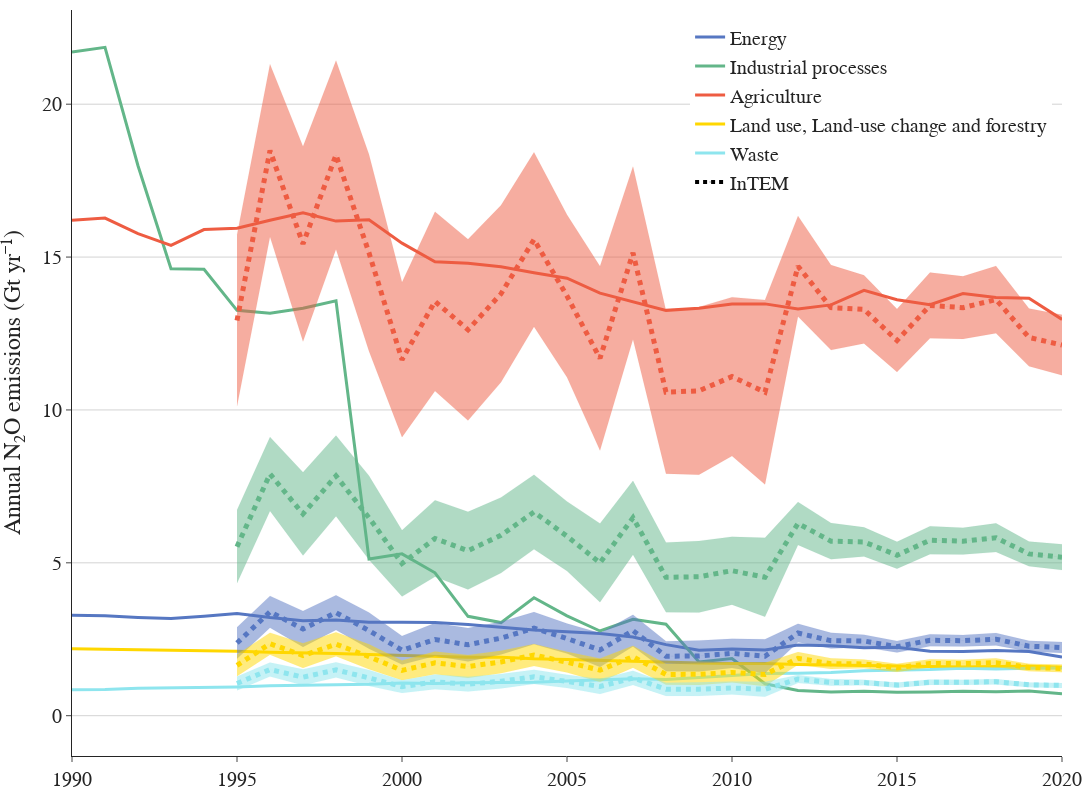

The notebook cell this image was saved under:
### Code cell
fig1 = go.Figure()

alpha = 0.6
color_1 = ["rgba(86, 119, 194, 1)", f"rgba(86, 119, 194, {alpha})"]
color_2 = ["rgba(99, 182, 137, 1)", f"rgba(99, 182, 137, {alpha})"]
color_3 = ["rgba(238,92,66, 1)", f"rgba(238,92,66, {alpha})"]
color_4 = ["rgba(255,215,0, 1)", f"rgba(255,215,0, {alpha})"]
color_5 = ["rgba(142,229,238, 1)", f"rgba(142,229,238, {alpha})"]
color_6 = ["rgba(0, 0, 0, 1)", f"rgba(0, 0, 0, {alpha})"]

date_range = [1990, 1991, 1992, 1993, 1994, 1995, 1996, 1997, 1998, 1999, 2000, 2001, 2002, 2003,2004, 2005, 2006, 2007, 2008, 2009, 2010, 2011, 2012, 2013, 2014, 2015, 2016, 2017, 2018, 2019, 2020]
#date_range = ["2019-03-01", "2019-06-01"]

def errorbars(df, var, color, dash, name, showlegend=False):

    error_minus=df[var] - df[f"{var}_std"]
    error_plus=df[var] + df[f"{var}_std"]

    fig1.add_trace(go.Scatter(
        x=date_range,
        y=error_minus.values,
        fill=None,
        mode='lines',
        line=dict(color=color[1], width=0.1),
        showlegend=False,
        hoverinfo='skip'
        ))

    fig1.add_trace(go.Scatter(
        x=date_range,
        y=error_plus.values,
        fill="tonexty",
        mode='lines',
        line=dict(color=color[1], width=0.1),
        showlegend=False,
        hoverinfo='skip'
        ))
    
    fig1.add_trace(go.Scatter(
        x=date_range,
        y=df[var],
        mode="lines",
        line=dict(color=color[0], dash="dot", width = 0.1),
        showlegend=showlegend,
        name=name,
        hovertemplate = 'InTEM %{x|%Y}: %{y:.0f} Gt yr⁻¹<extra></extra>',
        ))

fig1.add_trace(go.Scatter(
    x=date_range,
    y=dfN2O_CO2_equ.loc["1. Energy"],
    mode='lines',
    line=dict(color=color_1[0], width=3.),
    showlegend=True,
    hovertemplate = 'InTEM Energy %{x|%Y}: %{y:.0f} Gt yr⁻¹<extra></extra>',
    name="Energy",
    ))

fig1.add_trace(go.Scatter(
    x=date_range,
    y=dfN2O_CO2_equ.loc["2.  Industrial processes"],
    mode='lines',
    line=dict(color=color_2[0], width=3.),
    showlegend=True,
    hovertemplate = 'InTEM Industrial Processes %{x|%Y}: %{y:.0f} Gt yr⁻¹<extra></extra>',
    name="Industrial processes",
    ))

fig1.add_trace(go.Scatter(
    x=date_range,
    y=dfN2O_CO2_equ.loc["3.  Agriculture"],
    mode='lines',
    line=dict(color=color_3[0], width=3.),
    showlegend=True,
    hovertemplate = 'InTEM Agriculture %{x|%Y}: %{y:.0f} Gt yr⁻¹<extra></extra>',
    name="Agriculture",
    ))

fig1.add_trace(go.Scatter(
    x=date_range,
    y=dfN2O_CO2_equ.loc["4. Land use, land-use change and forestry"],
    mode='lines',
    line=dict(color=color_4[0], width=3.),
    showlegend=True,
    hovertemplate = 'InTEM LULUCF %{x|%Y}: %{y:.0f} Gt yr⁻¹<extra></extra>',
    name="Land use, Land-use change and forestry",
    ))

fig1.add_trace(go.Scatter(
    x=date_range,
    y=dfN2O_CO2_equ.loc["5.  Waste"],
    mode='lines',
    line=dict(color=color_5[0], width=3.),
    showlegend=True,
    hovertemplate = 'InTEM Waste %{x|%Y}: %{y:.0f} Gt yr⁻¹<extra></extra>',
    name="Waste",
    ))

errorbars(df_n2o, "InTEM_Energy", color_1, None, "InTEM")
fig1.add_trace(go.Scatter(
    x=date_range,
    y=df_n2o["InTEM_Energy"],
    mode='lines',
    line=dict(color=color_1[0], dash="dot", width=5),
    showlegend=False,
    hovertemplate = 'InTEM Energy %{x|%Y}: %{y:.0f} Gt yr⁻¹<extra></extra>',
    name="InTEM",
    ))

errorbars(df_n2o, "InTEM_Industry", color_2, None, "InTEM")
fig1.add_trace(go.Scatter(
    x=date_range,
    y=df_n2o["InTEM_Industry"],
    mode='lines',
    line=dict(color=color_2[0], dash="dot", width=5),
    showlegend=False,
    hovertemplate = 'InTEM Industrial Processes %{x|%Y}: %{y:.0f} Gt yr⁻¹<extra></extra>',
    name="InTEM",
    ))

errorbars(df_n2o, "InTEM_Agriculture", color_3, None, "InTEM")
fig1.add_trace(go.Scatter(
    x=date_range,
    y=df_n2o["InTEM_Agriculture"],
    mode='lines',
    line=dict(color=color_3[0], dash="dot", width=5),
    showlegend=False,
    hovertemplate = 'InTEM Agriculture %{x|%Y}: %{y:.0f} Gt yr⁻¹<extra></extra>',
    name="InTEM",
    ))

errorbars(df_n2o, "InTEM_LULUCF", color_4, None, "InTEM")
fig1.add_trace(go.Scatter(
    x=date_range,
    y=df_n2o["InTEM_LULUCF"],
    mode='lines',
    line=dict(color=color_4[0], dash="dot", width=5),
    showlegend=False,
    hovertemplate = 'InTEM LULUCF %{x|%Y}: %{y:.0f} Gt yr⁻¹<extra></extra>',
    name="InTEM",
    ))

errorbars(df_n2o, "InTEM_Waste", color_5, None, "InTEM")
fig1.add_trace(go.Scatter(
    x=date_range,
    y=df_n2o["InTEM_Waste"],
    mode='lines',
    line=dict(color=color_5[0], dash="dot", width=5),
    showlegend=False,
    hovertemplate = 'InTEM Waste %{x|%Y}: %{y:.0f} Gt yr⁻¹<extra></extra>',
    name="InTEM",
    ))

fig1.add_trace(go.Scatter(
    x=[pd.Timestamp("1900-01-01"), pd.Timestamp("1900-01-02")],
    y=[0., 0.],
    line=dict(color="black", dash="dot", width=4),
    marker=dict(opacity=0., size=0),
    showlegend=True,
    name="InTEM"
    ))

fig1.update_layout(
    yaxis_title="Annual N₂O emissions (Gt yr⁻¹)",
    template="simple_white",
    autosize=False,
    width=550*2,
    height=400*2,
    legend=dict(
        yanchor="top",
        y=0.99,
        xanchor="right",
        x=0.99,
        traceorder="normal"),
    margin=dict(l=55, r=10, t=10, b=40),
    # paper_bgcolor='rgba(0,0,0,0)',
    # plot_bgcolor='rgba(0,0,0,0)'
)

fig1.update_yaxes(showgrid=True, gridwidth=1, gridcolor='Lightgrey')

fig1.layout.font.size=20
fig1.layout.font.family="Arial"

fig1.write_image("Annual_N2O_emissions_by_sector_BOTH.png")
fig1.write_html("Annual_N2O_emissions_by_sector_BOTH.html")

fig1.show()

### Figure 1 — Plotly figure (JSON) as saved in the notebook; plotly's stock layout.template omitted (floating-point values rounded to 4 significant figures)
{"data": [{"hovertemplate": "InTEM Energy %{x|%Y}: %{y:.0f} Gt yr⁻¹<extra></extra>", "line": {"color": "rgba(86, 119, 194, 1)", "width": 3}, "mode": "lines", "name": "Energy", "showlegend": true, "type": "scatter", "x": [1990, 1991, 1992, 1993, 1994, 1995, 1996, 1997, 1998, 1999, 2000, 2001, 2002, 2003, 2004, 2005, 2006, 2007, 2008, 2009, 2010, 2011, 2012, 2013, 2014, 2015, 2016, 2017, 2018, 2019, 2020], "y": [3.286, 3.265, 3.213, 3.181, 3.251, 3.339, 3.209, 3.107, 3.129, 3.058, 3.053, 3.049, 2.983, 2.885, 2.8, 2.745, 2.686, 2.572, 2.325, 2.138, 2.184, 2.151, 2.309, 2.287, 2.222, 2.242, 2.11, 2.101, 2.131, 2.099, 1.915]}, {"hovertemplate": "InTEM Industrial Processes %{x|%Y}: %{y:.0f} Gt yr⁻¹<extra></extra>", "line": {"color": "rgba(99, 182, 137, 1)", "width": 3}, "mode": "lines", "name": "Industrial processes", "showlegend": true, "type": "scatter", "x": [1990, 1991, 1992, 1993, 1994, 1995, 1996, 1997, 1998, 1999, 2000, 2001, 2002, 2003, 2004, 2005, 2006, 2007, 2008, 2009, 2010, 2011, 2012, 2013, 2014, 2015, 2016, 2017, 2018, 2019, 2020], "y": [21.71, 21.86, 17.99, 14.62, 14.6, 13.26, 13.17, 13.33, 13.57, 5.125, 5.292, 4.673, 3.251, 3.046, 3.859, 3.265, 2.771, 3.154, 2.991, 1.755, 1.868, 1.044, 0.8245, 0.7773, 0.7965, 0.7632, 0.7723, 0.799, 0.7809, 0.8052, 0.7211]}, {"hovertemplate": "InTEM Agriculture %{x|%Y}: %{y:.0f} Gt yr⁻¹<extra></extra>", "line": {"color": "rgba(238,92,66, 1)", "width": 3}, "mode": "lines", "name": "Agriculture", "showlegend": true, "type": "scatter", "x": [1990, 1991, 1992, 1993, 1994, 1995, 1996, 1997, 1998, 1999, 2000, 2001, 2002, 2003, 2004, 2005, 2006, 2007, 2008, 2009, 2010, 2011, 2012, 2013, 2014, 2015, 2016, 2017, 2018, 2019, 2020], "y": [16.2, 16.27, 15.77, 15.39, 15.9, 15.94, 16.2, 16.45, 16.18, 16.22, 15.45, 14.85, 14.8, 14.68, 14.49, 14.31, 13.82, 13.54, 13.26, 13.33, 13.47, 13.47, 13.3, 13.44, 13.91, 13.61, 13.44, 13.81, 13.68, 13.65, 12.96]}, {"hovertemplate": "InTEM LULUCF %{x|%Y}: %{y:.0f} Gt yr⁻¹<extra></extra>", "line": {"color": "rgba(255,215,0, 1)", "width": 3}, "mode": "lines", "name": "Land use, Land-use change and forestry", "showlegend": true, "type": "scatter", "x": [1990, 1991, 1992, 1993, 1994, 1995, 1996, 1997, 1998, 1999, 2000, 2001, 2002, 2003, 2004, 2005, 2006, 2007, 2008, 2009, 2010, 2011, 2012, 2013, 2014, 2015, 2016, 2017, 2018, 2019, 2020], "y": [2.186, 2.173, 2.154, 2.137, 2.12, 2.109, 2.079, 2.07, 2.038, 2.004, 1.979, 1.941, 1.911, 1.91, 1.859, 1.834, 1.802, 1.786, 1.753, 1.721, 1.707, 1.705, 1.675, 1.661, 1.629, 1.62, 1.612, 1.596, 1.605, 1.614, 1.588]}, {"hovertemplate": "InTEM Waste %{x|%Y}: %{y:.0f} Gt yr⁻¹<extra></extra>", "line": {"color": "rgba(142,229,238, 1)", "width": 3}, "mode": "lines", "name": "Waste", "showlegend": true, "type": "scatter", "x": [1990, 1991, 1992, 1993, 1994, 1995, 1996, 1997, 1998, 1999, 2000, 2001, 2002, 2003, 2004, 2005, 2006, 2007, 2008, 2009, 2010, 2011, 2012, 2013, 2014, 2015, 2016, 2017, 2018, 2019, 2020], "y": [0.8511, 0.8585, 0.9007, 0.9133, 0.9215, 0.9411, 0.9766, 0.9936, 1.022, 1.026, 1.073, 1.054, 1.078, 1.087, 1.095, 1.137, 1.162, 1.209, 1.184, 1.245, 1.331, 1.38, 1.387, 1.413, 1.473, 1.486, 1.507, 1.555, 1.527, 1.555, 1.563]}, {"hoverinfo": "skip", "line": {"color": "rgba(86, 119, 194, 0.6)", "width": 0.1}, "mode": "lines", "showlegend": false, "type": "scatter", "x": [1990, 1991, 1992, 1993, 1994, 1995, 1996, 1997, 1998, 1999, 2000, 2001, 2002, 2003, 2004, 2005, 2006, 2007, 2008, 2009, 2010, 2011, 2012, 2013, 2014, 2015, 2016, 2017, 2018, 2019, 2020], "y": [null, null, null, null, null, 1.861, 2.879, 2.251, 2.804, 2.192, 1.675, 1.952, 1.775, 2.005, 2.339, 2.034, 1.595, 2.264, 1.455, 1.449, 1.561, 1.39, 2.4, 2.198, 2.238, 2.067, 2.27, 2.266, 2.3, 2.101, 2.047, 2.036]}, {"fill": "tonexty", "hoverinfo": "skip", "line": {"color": "rgba(86, 119, 194, 0.6)", "width": 0.1}, "mode": "lines", "showlegend": false, "type": "scatter", "x": [1990, 1991, 1992, 1993, 1994, 1995, 1996, 1997, 1998, 1999, 2000, 2001, 2002, 2003, 2004, 2005, 2006, 2007, 2008, 2009, 2010, 2011, 2012, 2013, 2014, 2015, 2016, 2017, 2018, 2019, 2020], "y": [null, null, null, null, null, 2.891, 3.918, 3.422, 3.939, 3.374, 2.607, 3.031, 2.865, 3.069, 3.388, 3.012, 2.703, 3.302, 2.435, 2.458, 2.517, 2.5, 3.005, 2.709, 2.648, 2.445, 2.665, 2.642, 2.704, 2.448, 2.411, 2.476]}, {"hovertemplate": "InTEM %{x|%Y}: %{y:.0f} Gt yr⁻¹<extra></extra>", "line": {"color": "rgba(86, 119, 194, 1)", "dash": "dot", "width": 0.1}, "mode": "lines", "name": "InTEM", "showlegend": false, "type": "scatter", "x": [1990, 1991, 1992, 1993, 1994, 1995, 1996, 1997, 1998, 1999, 2000, 2001, 2002, 2003, 2004, 2005, 2006, 2007, 2008, 2009, 2010, 2011, 2012, 2013, 2014, 2015, 2016, 2017, 2018, 2019, 2020], "y": [null, null, null, null, null, 2.376, 3.398, 2.836, 3.372, 2.783, 2.141, 2.491, 2.32, 2.537, 2.863, 2.523, 2.149, 2.783, 1.945, 1.953, 2.039, 1.945, 2.703, 2.454, 2.443, 2.256, 2.467, 2.454, 2.502, 2.275, 2.229, 2.256]}, {"hovertemplate": "InTEM Energy %{x|%Y}: %{y:.0f} Gt yr⁻¹<extra></extra>", "line": {"color": "rgba(86, 119, 194, 1)", "dash": "dot", "width": 5}, "mode": "lines", "name": "InTEM", "showlegend": false, "type": "scatter", "x": [1990, 1991, 1992, 1993, 1994, 1995, 1996, 1997, 1998, 1999, 2000, 2001, 2002, 2003, 2004, 2005, 2006, 2007, 2008, 2009, 2010, 2011, 2012, 2013, 2014, 2015, 2016, 2017, 2018, 2019, 2020], "y": [null, null, null, null, null, 2.376, 3.398, 2.836, 3.372, 2.783, 2.141, 2.491, 2.32, 2.537, 2.863, 2.523, 2.149, 2.783, 1.945, 1.953, 2.039, 1.945, 2.703, 2.454, 2.443, 2.256, 2.467, 2.454, 2.502, 2.275, 2.229, 2.256]}, {"hoverinfo": "skip", "line": {"color": "rgba(99, 182, 137, 0.6)", "width": 0.1}, "mode": "lines", "showlegend": false, "type": "scatter", "x": [1990, 1991, 1992, 1993, 1994, 1995, 1996, 1997, 1998, 1999, 2000, 2001, 2002, 2003, 2004, 2005, 2006, 2007, 2008, 2009, 2010, 2011, 2012, 2013, 2014, 2015, 2016, 2017, 2018, 2019, 2020], "y": [null, null, null, null, null, 4.33, 6.698, 5.236, 6.524, 5.099, 3.896, 4.541, 4.129, 4.663, 5.441, 4.733, 3.71, 5.267, 3.386, 3.372, 3.633, 3.235, 5.584, 5.114, 5.208, 4.809, 5.28, 5.271, 5.35, 4.887, 4.763, 4.736]}, {"fill": "tonexty", "hoverinfo": "skip", "line": {"color": "rgba(99, 182, 137, 0.6)", "width": 0.1}, "mode": "lines", "showlegend": false, "type": "scatter", "x": [1990, 1991, 1992, 1993, 1994, 1995, 1996, 1997, 1998, 1999, 2000, 2001, 2002, 2003, 2004, 2005, 2006, 2007, 2008, 2009, 2010, 2011, 2012, 2013, 2014, 2015, 2016, 2017, 2018, 2019, 2020], "y": [null, null, null, null, null, 6.726, 9.114, 7.962, 9.164, 7.85, 6.064, 7.05, 6.666, 7.14, 7.881, 7.008, 6.288, 7.682, 5.666, 5.717, 5.855, 5.817, 6.991, 6.303, 6.16, 5.688, 6.199, 6.146, 6.291, 5.696, 5.608, 5.76]}, {"hovertemplate": "InTEM %{x|%Y}: %{y:.0f} Gt yr⁻¹<extra></extra>", "line": {"color": "rgba(99, 182, 137, 1)", "dash": "dot", "width": 0.1}, "mode": "lines", "name": "InTEM", "showlegend": false, "type": "scatter", "x": [1990, 1991, 1992, 1993, 1994, 1995, 1996, 1997, 1998, 1999, 2000, 2001, 2002, 2003, 2004, 2005, 2006, 2007, 2008, 2009, 2010, 2011, 2012, 2013, 2014, 2015, 2016, 2017, 2018, 2019, 2020], "y": [null, null, null, null, null, 5.528, 7.906, 6.599, 7.844, 6.474, 4.98, 5.796, 5.397, 5.902, 6.661, 5.87, 4.999, 6.474, 4.526, 4.544, 4.744, 4.526, 6.288, 5.709, 5.684, 5.248, 5.74, 5.709, 5.821, 5.292, 5.186, 5.248]}, {"hovertemplate": "InTEM Industrial Processes %{x|%Y}: %{y:.0f} Gt yr⁻¹<extra></extra>", "line": {"color": "rgba(99, 182, 137, 1)", "dash": "dot", "width": 5}, "mode": "lines", "name": "InTEM", "showlegend": false, "type": "scatter", "x": [1990, 1991, 1992, 1993, 1994, 1995, 1996, 1997, 1998, 1999, 2000, 2001, 2002, 2003, 2004, 2005, 2006, 2007, 2008, 2009, 2010, 2011, 2012, 2013, 2014, 2015, 2016, 2017, 2018, 2019, 2020], "y": [null, null, null, null, null, 5.528, 7.906, 6.599, 7.844, 6.474, 4.98, 5.796, 5.397, 5.902, 6.661, 5.87, 4.999, 6.474, 4.526, 4.544, 4.744, 4.526, 6.288, 5.709, 5.684, 5.248, 5.74, 5.709, 5.821, 5.292, 5.186, 5.248]}, {"hoverinfo": "skip", "line": {"color": "rgba(238,92,66, 0.6)", "width": 0.1}, "mode": "lines", "showlegend": false, "type": "scatter", "x": [1990, 1991, 1992, 1993, 1994, 1995, 1996, 1997, 1998, 1999, 2000, 2001, 2002, 2003, 2004, 2005, 2006, 2007, 2008, 2009, 2010, 2011, 2012, 2013, 2014, 2015, 2016, 2017, 2018, 2019, 2020], "y": [null, null, null, null, null, 10.12, 15.66, 12.24, 15.25, 11.92, 9.11, 10.62, 9.653, 10.9, 12.72, 11.07, 8.674, 12.31, 7.916, 7.883, 8.493, 7.562, 13.06, 11.96, 12.18, 11.24, 12.35, 12.32, 12.51, 11.43, 11.14, 11.07]}, {"fill": "tonexty", "hoverinfo": "skip", "line": {"color": "rgba(238,92,66, 0.6)", "width": 0.1}, "mode": "lines", "showlegend": false, "type": "scatter", "x": [1990, 1991, 1992, 1993, 1994, 1995, 1996, 1997, 1998, 1999, 2000, 2001, 2002, 2003, 2004, 2005, 2006, 2007, 2008, 2009, 2010, 2011, 2012, 2013, 2014, 2015, 2016, 2017, 2018, 2019, 2020], "y": [null, null, null, null, null, 15.73, 21.31, 18.62, 21.42, 18.35, 14.18, 16.48, 15.59, 16.69, 18.43, 16.38, 14.7, 17.96, 13.25, 13.37, 13.69, 13.6, 16.34, 14.74, 14.4, 13.3, 14.49, 14.37, 14.71, 13.32, 13.11, 13.47]}, {"hovertemplate": "InTEM %{x|%Y}: %{y:.0f} Gt yr⁻¹<extra></extra>", "line": {"color": "rgba(238,92,66, 1)", "dash": "dot", "width": 0.1}, "mode": "lines", "name": "InTEM", "showlegend": false, "type": "scatter", "x": [1990, 1991, 1992, 1993, 1994, 1995, 1996, 1997, 1998, 1999, 2000, 2001, 2002, 2003, 2004, 2005, 2006, 2007, 2008, 2009, 2010, 2011, 2012, 2013, 2014, 2015, 2016, 2017, 2018, 2019, 2020], "y": [null, null, null, null, null, 12.92, 18.48, 15.43, 18.34, 15.14, 11.64, 13.55, 12.62, 13.8, 15.57, 13.72, 11.69, 15.14, 10.58, 10.63, 11.09, 10.58, 14.7, 13.35, 13.29, 12.27, 13.42, 13.35, 13.61, 12.37, 12.12, 12.27]}, {"hovertemplate": "InTEM Agriculture %{x|%Y}: %{y:.0f} Gt yr⁻¹<extra></extra>", "line": {"color": "rgba(238,92,66, 1)", "dash": "dot", "width": 5}, "mode": "lines", "name": "InTEM", "showlegend": false, "type": "scatter", "x": [1990, 1991, 1992, 1993, 1994, 1995, 1996, 1997, 1998, 1999, 2000, 2001, 2002, 2003, 2004, 2005, 2006, 2007, 2008, 2009, 2010, 2011, 2012, 2013, 2014, 2015, 2016, 2017, 2018, 2019, 2020], "y": [null, null, null, null, null, 12.92, 18.48, 15.43, 18.34, 15.14, 11.64, 13.55, 12.62, 13.8, 15.57, 13.72, 11.69, 15.14, 10.58, 10.63, 11.09, 10.58, 14.7, 13.35, 13.29, 12.27, 13.42, 13.35, 13.61, 12.37, 12.12, 12.27]}, {"hoverinfo": "skip", "line": {"color": "rgba(255,215,0, 0.6)", "width": 0.1}, "mode": "lines", "showlegend": false, "type": "scatter", "x": [1990, 1991, 1992, 1993, 1994, 1995, 1996, 1997, 1998, 1999, 2000, 2001, 2002, 2003, 2004, 2005, 2006, 2007, 2008, 2009, 2010, 2011, 2012, 2013, 2014, 2015, 2016, 2017, 2018, 2019, 2020], "y": [null, null, null, null, null, 1.291, 1.996, 1.56, 1.944, 1.52, 1.161, 1.354, 1.231, 1.39, 1.622, 1.411, 1.106, 1.57, 1.009, 1.005, 1.083, 0.9641, 1.664, 1.524, 1.552, 1.433, 1.574, 1.571, 1.595, 1.457, 1.42, 1.411]}, {"fill": "tonexty", "hoverinfo": "skip", "line": {"color": "rgba(255,215,0, 0.6)", "width": 0.1}, "mode": "lines", "showlegend": false, "type": "scatter", "x": [1990, 1991, 1992, 1993, 1994, 1995, 1996, 1997, 1998, 1999, 2000, 2001, 2002, 2003, 2004, 2005, 2006, 2007, 2008, 2009, 2010, 2011, 2012, 2013, 2014, 2015, 2016, 2017, 2018, 2019, 2020], "y": [null, null, null, null, null, 2.005, 2.716, 2.373, 2.731, 2.34, 1.807, 2.101, 1.987, 2.128, 2.349, 2.089, 1.874, 2.29, 1.689, 1.704, 1.745, 1.734, 2.084, 1.879, 1.836, 1.695, 1.848, 1.832, 1.875, 1.698, 1.672, 1.717]}, {"hovertemplate": "InTEM %{x|%Y}: %{y:.0f} Gt yr⁻¹<extra></extra>", "line": {"color": "rgba(255,215,0, 1)", "dash": "dot", "width": 0.1}, "mode": "lines", "name": "InTEM", "showlegend": false, "type": "scatter", "x": [1990, 1991, 1992, 1993, 1994, 1995, 1996, 1997, 1998, 1999, 2000, 2001, 2002, 2003, 2004, 2005, 2006, 2007, 2008, 2009, 2010, 2011, 2012, 2013, 2014, 2015, 2016, 2017, 2018, 2019, 2020], "y": [null, null, null, null, null, 1.648, 2.356, 1.967, 2.338, 1.93, 1.484, 1.727, 1.609, 1.759, 1.985, 1.75, 1.49, 1.93, 1.349, 1.354, 1.414, 1.349, 1.874, 1.701, 1.694, 1.564, 1.711, 1.701, 1.735, 1.577, 1.546, 1.564]}, {"hovertemplate": "InTEM LULUCF %{x|%Y}: %{y:.0f} Gt yr⁻¹<extra></extra>", "line": {"color": "rgba(255,215,0, 1)", "dash": "dot", "width": 5}, "mode": "lines", "name": "InTEM", "showlegend": false, "type": "scatter", "x": [1990, 1991, 1992, 1993, 1994, 1995, 1996, 1997, 1998, 1999, 2000, 2001, 2002, 2003, 2004, 2005, 2006, 2007, 2008, 2009, 2010, 2011, 2012, 2013, 2014, 2015, 2016, 2017, 2018, 2019, 2020], "y": [null, null, null, null, null, 1.648, 2.356, 1.967, 2.338, 1.93, 1.484, 1.727, 1.609, 1.759, 1.985, 1.75, 1.49, 1.93, 1.349, 1.354, 1.414, 1.349, 1.874, 1.701, 1.694, 1.564, 1.711, 1.701, 1.735, 1.577, 1.546, 1.564]}, {"hoverinfo": "skip", "line": {"color": "rgba(142,229,238, 0.6)", "width": 0.1}, "mode": "lines", "showlegend": false, "type": "scatter", "x": [1990, 1991, 1992, 1993, 1994, 1995, 1996, 1997, 1998, 1999, 2000, 2001, 2002, 2003, 2004, 2005, 2006, 2007, 2008, 2009, 2010, 2011, 2012, 2013, 2014, 2015, 2016, 2017, 2018, 2019, 2020], "y": [null, null, null, null, null, 0.8266, 1.279, 0.9995, 1.245, 0.9733, 0.7438, 0.867, 0.7882, 0.8902, 1.039, 0.9035, 0.7083, 1.005, 0.6464, 0.6436, 0.6935, 0.6175, 1.066, 0.9763, 0.9942, 0.918, 1.008, 1.006, 1.021, 0.933, 0.9093, 0.9041]}, {"fill": "tonexty", "hoverinfo": "skip", "line": {"color": "rgba(142,229,238, 0.6)", "width": 0.1}, "mode": "lines", "showlegend": false, "type": "scatter", "x": [1990, 1991, 1992, 1993, 1994, 1995, 1996, 1997, 1998, 1999, 2000, 2001, 2002, 2003, 2004, 2005, 2006, 2007, 2008, 2009, 2010, 2011, 2012, 2013, 2014, 2015, 2016, 2017, 2018, 2019, 2020], "y": [null, null, null, null, null, 1.284, 1.74, 1.52, 1.749, 1.499, 1.158, 1.346, 1.273, 1.363, 1.505, 1.338, 1.2, 1.467, 1.082, 1.091, 1.118, 1.11, 1.335, 1.203, 1.176, 1.086, 1.183, 1.173, 1.201, 1.087, 1.071, 1.1]}, {"hovertemplate": "InTEM %{x|%Y}: %{y:.0f} Gt yr⁻¹<extra></extra>", "line": {"color": "rgba(142,229,238, 1)", "dash": "dot", "width": 0.1}, "mode": "lines", "name": "InTEM", "showlegend": false, "type": "scatter", "x": [1990, 1991, 1992, 1993, 1994, 1995, 1996, 1997, 1998, 1999, 2000, 2001, 2002, 2003, 2004, 2005, 2006, 2007, 2008, 2009, 2010, 2011, 2012, 2013, 2014, 2015, 2016, 2017, 2018, 2019, 2020], "y": [null, null, null, null, null, 1.055, 1.509, 1.26, 1.497, 1.236, 0.9507, 1.106, 1.03, 1.127, 1.272, 1.121, 0.9543, 1.236, 0.864, 0.8675, 0.9056, 0.864, 1.2, 1.09, 1.085, 1.002, 1.096, 1.09, 1.111, 1.01, 0.99, 1.002]}, {"hovertemplate": "InTEM Waste %{x|%Y}: %{y:.0f} Gt yr⁻¹<extra></extra>", "line": {"color": "rgba(142,229,238, 1)", "dash": "dot", "width": 5}, "mode": "lines", "name": "InTEM", "showlegend": false, "type": "scatter", "x": [1990, 1991, 1992, 1993, 1994, 1995, 1996, 1997, 1998, 1999, 2000, 2001, 2002, 2003, 2004, 2005, 2006, 2007, 2008, 2009, 2010, 2011, 2012, 2013, 2014, 2015, 2016, 2017, 2018, 2019, 2020], "y": [null, null, null, null, null, 1.055, 1.509, 1.26, 1.497, 1.236, 0.9507, 1.106, 1.03, 1.127, 1.272, 1.121, 0.9543, 1.236, 0.864, 0.8675, 0.9056, 0.864, 1.2, 1.09, 1.085, 1.002, 1.096, 1.09, 1.111, 1.01, 0.99, 1.002]}, {"line": {"color": "black", "dash": "dot", "width": 4}, "marker": {"opacity": 0, "size": 0}, "name": "InTEM", "showlegend": true, "type": "scatter", "x": ["1900-01-01T00:00:00", "1900-01-02T00:00:00"], "y": [0, 0]}], "layout": {"autosize": false, "font": {"family": "Arial", "size": 20}, "height": 800, "legend": {"traceorder": "normal", "x": 0.99, "xanchor": "right", "y": 0.99, "yanchor": "top"}, "margin": {"b": 40, "l": 55, "r": 10, "t": 10}, "width": 1100, "xaxis": {"autorange": true, "range": [1990, 2020], "type": "linear"}, "yaxis": {"autorange": true, "gridcolor": "Lightgrey", "gridwidth": 1, "range": [-1.318, 23.08], "showgrid": true, "title": {"text": "Annual N₂O emissions (Gt yr⁻¹)"}, "type": "linear"}}}
